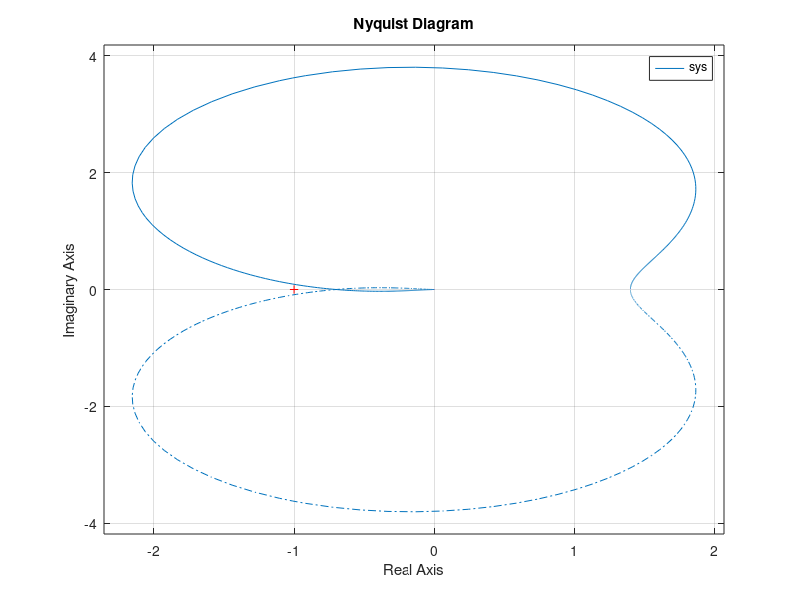

Source code (MATLAB): (Note: this script raises an error after producing the figure.)
%%% S1
num=2*[0.5  1];
den=[0.1  0.3  0  1];
sys=tf(num,den);
nyquist(sys)

% K = 0.7
num=0.7*2*[0.5  1];
den=[0.1  0.3  0  1];
sys=tf(num,den);
nyquist(sys)


%%% S2
s=tf('s');
sys=exp(-2*s)*5*(s+1)/(s*(5*s+1));
bode(sys)


